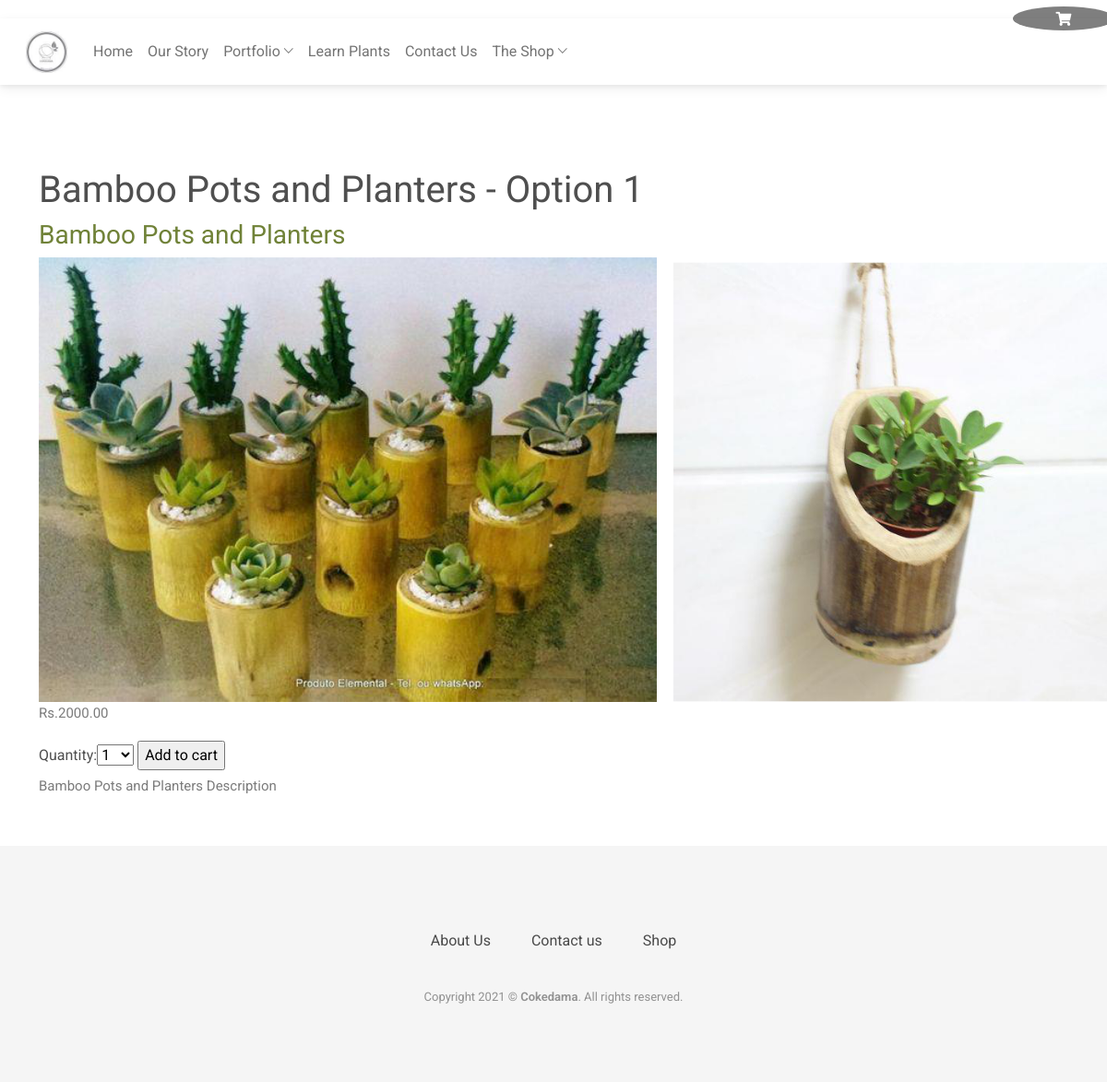
Screenshot of /store/1/bamboo-pots-and-planters-option-1/ with the database file from the repository.
### store/models.py (models this page shows, shortened)
class Product(models.Model):
    category = models.ForeignKey(Category,
                                 related_name='products',
                                 on_delete=models.CASCADE)
    name = models.CharField(max_length=200, db_index=True)
    slug = models.SlugField(max_length=200, db_index=True)
    image = models.ImageField(upload_to='products/%Y/%m/%d',
                              blank=True)
    description = RichTextField(blank=True)
    price = models.DecimalField(max_digits=10, decimal_places=2)
    available = models.BooleanField(default=True)
    created = models.DateTimeField(auto_now_add=True)
    updated = models.DateTimeField(auto_now=True)
    product_code = models.CharField(max_length=200, blank=True, default='')
    class Meta:
        ordering = ('name',)
        index_together = (('id', 'slug'),)

class Category(models.Model):
    name = models.CharField(max_length=200,
                            db_index=True)
    slug = models.SlugField(max_length=200,
                            unique=True)
    class Meta:
        ordering = ('name',)
        verbose_name = 'category'
        verbose_name_plural = 'categories'
    def __str__(self):
        return self.name
    def get_absolute_url(self):
        return reverse('store:product_list_by_category',
                       args=[self.slug])

### store/views.py (the view)
# urls.py: path('<int:id>/<slug:slug>/', views.product_detail, name='product_detail'),
def product_detail(request, id, slug):
    product = get_object_or_404(Product,
                                id=id,
                                slug=slug,
                                available=True,
                                )
    cart_product_form = CartAddProductForm()
    return render(request,
                  'store/product/detail.html',
                  {'product': product,
                   'cart_product_form': cart_product_form}
                  )

### cart/forms.py
class CartAddProductForm(forms.Form):
    quantity = forms.TypedChoiceField(
                                choices=PRODUCT_QUANTITY_CHOICES,
                                coerce=int)
    override = forms.BooleanField(required=False,
                                  initial=False,
                                  widget=forms.HiddenInput)

### cart/cart.py (called while the page is built)
    def __len__(self):
        return sum(item['quantity'] for item in self.cart.values())

### cart/context_processors.py (called while the page is built)
def cart(request):
    return {'cart': Cart(request)}

### store/templates/store/product/detail.html (shortened to what this page needs)
{% extends "main_base.html" %}
{% load static %}
{% block content %}
    <section class="contact-form">
        <div class="container">
            <div class="product-detail">
                <h1>{{ product.name }}</h1>
                <h2>
                    <a href="{{ product.category.get_absolute_url }}">
                        {{ product.category }}
                    </a>
                </h2>
            </div>
            <img src="{% if product.image %}{{ product.image.url }}{% else %}
    {% static "store/img/no_image.png" %}{% endif %}"> <br>
            <p class="price">Rs.{{ product.price }}</p>
            <form action="{% url 'cart:cart_add' product.id %}" method="post">
                {{ cart_product_form }}
                <input type="submit" value="Add to cart">
            </form>
            {{ product.description|safe }}
        </div>
    </section>
{% endblock %}

### static/website/css/style.css (style rules this page uses)
body { line-height: 1.65; font-family: "Roboto", sans-serif; -webkit-font-smoothing: antialiased; }
h1, h2, h3, h4, h5, h6 { font-family: "Roboto", sans-serif; }
h1, h2, h3, h4, h5, h6 { font-weight: 400; }
h1 { font-size: 40px; }
h2 { font-size: 28px; }
p { color: #7B7B7B; font-size: 15px; font-family: "Roboto", sans-serif; line-height: 1.7; }
a, a:focus, a:hover { text-decoration: none; outline: 0; color: #708238; }
.contact-form { padding-top: 70px; padding-bottom: 35px; }

### rows the page displays
Product: name "Bamboo Pots and Planters - Option 1", category "Bamboo Pots and Planters", image (picture), price "2000.00", description "Bamboo Pots and Planters Description"
